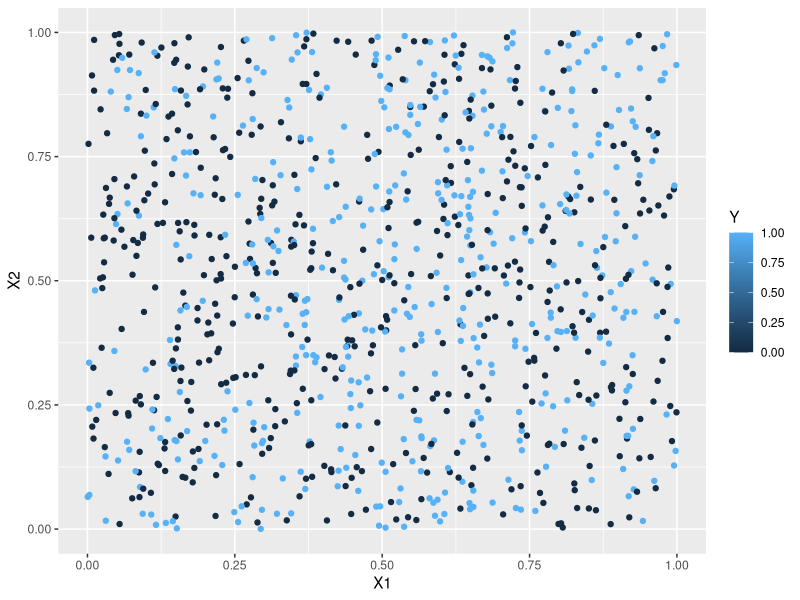

The R script that drew this image: (Note: this script raises an error after producing the figure.)
## ---- chunk 1
# Create the training dataset as above using seed=200
# Create a testing dataset using seed=201, 202, 203, or 204

set.seed(201)
n = 1000

## ---- chunk 2
library(class)
suppressPackageStartupMessages(library(tidyverse))
## ---- chunk 3
#Generative model
set.seed(200) #setting a random seed so that we can
#reproduce everything exactly if we want to

generate_y <- function(x1,x2) { #two input parameters to generate the output y
  logit <- x1 -2*x2 -2*x1^2 + x2^2 + 3*x1*x2
  p <- exp(logit)/(1+exp(logit)) #apply the inverse logit function
  y <- rbinom(1,1,p) #y becomes a 0 (with prob 1-p) or a 1 with probability p
}
## ---- chunk 4
# Generate a training dataset with 1000 points
set.seed(200)
n = 1000
X1 <- runif(n,0,1)
X2 <- runif(n,0,1)

#I'm going to use a for loop to generate 1000 y's
Y <- rep(0,n) #initializing my Y to be a vector of 0's
for (i in 1:n) {
  Y[i] <- generate_y(X1[i],X2[i])
}

sum(Y) #How many 0's and 1's were predicted? In this
#training set, almost 47% were 1's. When n is very large
# about 48% of the Y's are 1's. That's close enough to
# 50/50 so we shouldn't have issues with "imbalance"
# which is something we'll learn about later in the 
# semester.

training <- cbind(X1,X2,Y) #combining all of my variables into a training dataset
ggplot(data=training, aes(x=X1, y=X2, color=Y)) +
  geom_point()
## ---- chunk 5
set.seed(201)
n = 1000

X1_test <- runif(n,0,1)
X2_test <- runif(n,0,1)

Y_test <- rep(0,n) 
for (i in 1:n) {
  Y_test[i] <- generate_y(X1_test[i],X2_test[i])
}

test <- as.data.frame(cbind(X1_test,X2_test,Y_test))

table(test$Y_test)
## ---- chunk 6
# Fit model
log_model <- glm(Y ~ X1 + X2, data = as.data.frame(training), family = binomial)

# Set correct predictor names
test_for_pred <- data.frame(
  X1 = test$X1_test,
  X2 = test$X2_test
)

# Predict on test set
y_pred <- ifelse(
  predict(log_model, newdata = test_for_pred, type = "response") > 0.5,
  1,
  0
)

# Confusion matrix
cm <- table(Predicted = y_pred, Actual = test$Y_test)
cm

# Metrics
TP <- cm["1","1"]; TN <- cm["0","0"]
FP <- cm["1","0"]; FN <- cm["0","1"]

sensitivity_logistic <- TP / (TP + FN)
specificity_logistic <- TN / (TN + FP)
error_rate_logistic  <- 1 - sum(diag(cm)) / sum(cm)

print(paste0(
  "Sensitivity: ", round(sensitivity_logistic,3),
  ", Specificity: ", round(specificity_logistic,3),
  ", MisClass Rate: ", round(error_rate_logistic,3)
))

# New point prediction
new_pt <- data.frame(X1 = 0.25, X2 = 0.25)

logistic_point_pred <- ifelse(
  predict(log_model, newdata = new_pt, type = "response") > 0.5,
  1,
  0
)

print(paste0(
  "Logistic Regression Prediction at (0.25, 0.25): ",
  logistic_point_pred
))
## ---- chunk 7
# Packages
library(MASS)  # lda()

# Fit LDA
lda_model <- lda(Y ~ X1 + X2, data = as.data.frame(training))

# Test data with correct predictor names
test_for_pred <- data.frame(
  X1 = test$X1_test,
  X2 = test$X2_test
)

# Predict on test set
lda_pred <- predict(lda_model, newdata = test_for_pred)$class

# Confusion matrix
cm <- table(Predicted = lda_pred, Actual = test$Y_test)
cm

# Metrics
TP <- cm["1","1"]; TN <- cm["0","0"]
FP <- cm["1","0"]; FN <- cm["0","1"]

sensitivity_lda <- TP / (TP + FN)
specificity_lda <- TN / (TN + FP)
error_rate_lda  <- 1 - sum(diag(cm)) / sum(cm)

print(paste0(
  "Sensitivity: ", round(sensitivity_lda,3),
  ", Specificity: ", round(specificity_lda,3),
  ", MisClass Rate: ", round(error_rate_lda,3)
))

# New point prediction
new_pt <- data.frame(X1 = 0.25, X2 = 0.25)

lda_point_pred <- predict(lda_model, newdata = new_pt)$class

print(paste0(
  "LDA Prediction at (0.25, 0.25): ",
  lda_point_pred
))
## ---- chunk 8
# Fit QDA
qda_model <- qda(Y ~ X1 + X2, data = as.data.frame(training))

# Test data with correct predictor names
test_for_pred <- data.frame(
  X1 = test$X1_test,
  X2 = test$X2_test
)

# Predict on test set
qda_pred <- predict(qda_model, newdata = test_for_pred)$class

# Confusion matrix
cm <- table(Predicted = qda_pred, Actual = test$Y_test)
cm

# Metrics
TP <- cm["1","1"]; TN <- cm["0","0"]
FP <- cm["1","0"]; FN <- cm["0","1"]

sensitivity_qda <- TP / (TP + FN)
specificity_qda <- TN / (TN + FP)
error_rate_qda  <- 1 - sum(diag(cm)) / sum(cm)

print(paste0(
  "Sensitivity: ", round(sensitivity_qda,3),
  ", Specificity: ", round(specificity_qda,3),
  ", MisClass Rate: ", round(error_rate_qda,3)
))

# New point prediction
new_pt <- data.frame(X1 = 0.25, X2 = 0.25)

qda_point_pred <- predict(qda_model, newdata = new_pt)$class

print(paste0(
  "QDA Prediction at (0.25, 0.25): ",
  qda_point_pred
))
## ---- chunk 9
library(e1071)  

# Fit Naive Bayes
nb_model <- naiveBayes(Y ~ X1 + X2, data = as.data.frame(training))

# Test data with correct predictor names
test_for_pred <- data.frame(
  X1 = test$X1_test,
  X2 = test$X2_test
)

# Predict on test set
nb_pred <- predict(nb_model, newdata = test_for_pred, type = "class")

# Confusion matrix
cm <- table(Predicted = nb_pred, Actual = test$Y_test)
cm

# Metrics
TP <- cm["1","1"]; TN <- cm["0","0"]
FP <- cm["1","0"]; FN <- cm["0","1"]

sensitivity_nb <- TP / (TP + FN)
specificity_nb <- TN / (TN + FP)
error_rate_nb  <- 1 - sum(diag(cm)) / sum(cm)

print(paste0(
  "Sensitivity: ", round(sensitivity_nb,3),
  ", Specificity: ", round(specificity_nb,3),
  ", MisClass Rate: ", round(error_rate_nb,3)
))

# New point prediction
new_pt <- data.frame(X1 = 0.25, X2 = 0.25)

nb_point_pred <- predict(nb_model, newdata = new_pt, type = "class")

print(paste0(
  "Naive Bayes Prediction at (0.25, 0.25): ",
  nb_point_pred
))
## ---- chunk 10
library(class)
# X matrices
train_X <- as.matrix(training[, c("X1","X2")])
test_X  <- as.matrix(test[, c("X1_test","X2_test")])

# y vectors (no $)
train_y <- as.factor(training[, "Y"])
test_y  <- as.factor(test[, "Y_test"])

# Predict on test, k=8 was our optimal k found in lab 0
knn_pred <- knn(train = train_X, test = test_X, cl = train_y, k = 8)

# Confusion matrix
cm <- table(Predicted = knn_pred, Actual = test_y)
cm

# Metrics
TP <- cm["1","1"]; TN <- cm["0","0"]
FP <- cm["1","0"]; FN <- cm["0","1"]

sensitivity_knn <- TP / (TP + FN)
specificity_knn <- TN / (TN + FP)
error_rate_knn  <- 1 - sum(diag(cm)) / sum(cm)

print(paste0(
  "Sensitivity: ", round(sensitivity_knn,3),
  ", Specificity: ", round(specificity_knn,3),
  ", MisClass Rate: ", round(error_rate_knn,3)
))

# New point prediction
new_pt <- data.frame(X1 = 0.25, X2 = 0.25)
new_X  <- as.matrix(new_pt)

knn_point_pred <- knn(train = train_X, test = new_X, cl = train_y, k = k_opt)

print(paste0("KNN Prediction at (0.25, 0.25): ", knn_point_pred))
